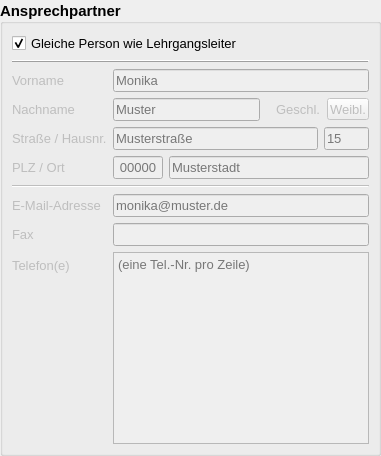
         <widget class="QGroupBox" name="vaContactGroup">
          <property name="font">
           <font>
            <pointsize>11</pointsize>
            <bold>true</bold>
           </font>
          </property>
          <property name="title">
           <string>Ansprechpartner</string>
          </property>
          <property name="alignment">
           <set>Qt::AlignLeading|Qt::AlignLeft|Qt::AlignVCenter</set>
          </property>
          <property name="checkable">
           <bool>false</bool>
          </property>
          <layout class="QVBoxLayout" name="verticalLayout_2">
           <property name="leftMargin">
            <number>0</number>
           </property>
           <property name="topMargin">
            <number>0</number>
           </property>
           <property name="rightMargin">
            <number>0</number>
           </property>
           <property name="bottomMargin">
            <number>0</number>
           </property>
           <item>
            <widget class="QWidget" name="widget_6" native="true">
             <property name="font">
              <font>
               <pointsize>10</pointsize>
               <bold>false</bold>
              </font>
             </property>
             <layout class="QVBoxLayout" name="verticalLayout_4">
              <item>
               <widget class="QCheckBox" name="vaContactSameAsHeadBox">
                <property name="text">
                 <string>Gleiche Person wie Lehrgangsleiter</string>
                </property>
                <property name="checked">
                 <bool>true</bool>
                </property>
               </widget>
              </item>
              <item>
               <widget class="Line" name="line">
                <property name="minimumSize">
                 <size>
                  <width>0</width>
                  <height>0</height>
                 </size>
                </property>
                <property name="frameShadow">
                 <enum>QFrame::Raised</enum>
                </property>
                <property name="orientation">
                 <enum>Qt::Horizontal</enum>
                </property>
               </widget>
              </item>
              <item>
               <widget class="QWidget" name="vaContactDetailsGroup" native="true">
                <property name="enabled">
                 <bool>false</bool>
                </property>
                <layout class="QFormLayout" name="formLayout_4">
                 <property name="leftMargin">
                  <number>0</number>
                 </property>
                 <property name="topMargin">
                  <number>0</number>
                 </property>
                 <property name="rightMargin">
                  <number>0</number>
                 </property>
                 <property name="bottomMargin">
                  <number>0</number>
                 </property>
                 <item row="0" column="0">
                  <widget class="QLabel" name="vaContactNameLbl">
                   <property name="text">
                    <string>Vorname</string>
                   </property>
                  </widget>
                 </item>
                 <item row="0" column="1">
                  <widget class="QLineEdit" name="vaContactNameInput">
                   <property name="placeholderText">
                    <string>Monika</string>
                   </property>
                  </widget>
                 </item>
                 <item row="1" column="0">
                  <widget class="QLabel" name="vaContactSurnameLbl">
                   <property name="text">
                    <string>Nachname</string>
                   </property>
                  </widget>
                 </item>
                 <item row="2" column="0">
                  <widget class="QLabel" name="vaContactStreetNrLbl">
                   <property name="text">
                    <string>Straße / Hausnr.</string>
                   </property>
                  </widget>
                 </item>
                 <item row="3" column="0">
                  <widget class="QLabel" name="vaContactZipCityLbl">
                   <property name="text">
                    <string>PLZ / Ort</string>
                   </property>
                  </widget>
                 </item>
                 <item row="4" column="0" colspan="2">
                  <widget class="Line" name="vaContactLine2">
                   <property name="orientation">
                    <enum>Qt::Horizontal</enum>
                   </property>
                  </widget>
                 </item>
                 <item row="5" column="0">
                  <widget class="QLabel" name="vaContactMailLbl">
                   <property name="text">
                    <string>E-Mail-Adresse</string>
                   </property>
                  </widget>
                 </item>
                 <item row="5" column="1">
                  <widget class="QLineEdit" name="vaContactMailInput">
                   <property name="placeholderText">
                    <string>monika@muster.de</string>
                   </property>
                  </widget>
                 </item>
                 <item row="6" column="0">
                  <widget class="QLabel" name="vaContactFaxLbl">
                   <property name="text">
                    <string>Fax</string>
                   </property>
                  </widget>
                 </item>
                 <item row="6" column="1">
                  <widget class="QLineEdit" name="vaContactFaxInput"/>
                 </item>
                 <item row="7" column="0">
                  <widget class="QLabel" name="vaContactPhoneLbl">
                   <property name="text">
                    <string>Telefon(e)</string>
                   </property>
                  </widget>
                 </item>
                 <item row="7" column="1">
                  <widget class="QTextEdit" name="vaContactPhoneInput">
                   <property name="acceptRichText">
                    <bool>false</bool>
                   </property>
                   <property name="placeholderText">
                    <string>(eine Tel.-Nr. pro Zeile)</string>
                   </property>
                  </widget>
                 </item>
                 <item row="1" column="1">
                  <layout class="QHBoxLayout" name="vaContactSurnameSexGroup">
                   <property name="topMargin">
                    <number>0</number>
                   </property>
                   <item>
                    <widget class="QLineEdit" name="vaContactSurnameInput">
                     <property name="placeholderText">
                      <string>Muster</string>
                     </property>
                    </widget>
                   </item>
                   <item>
                    <spacer name="vaContactSurnameSexSpacer">
                     <property name="orientation">
                      <enum>Qt::Horizontal</enum>
                     </property>
                     <property name="sizeType">
                      <enum>QSizePolicy::Fixed</enum>
                     </property>
                     <property name="sizeHint" stdset="0">
                      <size>
                       <width>10</width>
                       <height>20</height>
                      </size>
                     </property>
                    </spacer>
                   </item>
                   <item>
                    <widget class="QLabel" name="vaContactSexLbl">
                     <property name="text">
                      <string>Geschl.</string>
                     </property>
                    </widget>
                   </item>
                   <item>
                    <widget class="QPushButton" name="vaContactSexInput">
                     <property name="styleSheet">
                      <string notr="true">padding-left: 2px;
padding-right: 2px;
padding-top: 3px;
padding-bottom: 2px;</string>
                     </property>
                     <property name="text">
                      <string>Weibl.</string>
                     </property>
                     <property name="checkable">
                      <bool>true</bool>
                     </property>
                     <property name="default">
                      <bool>false</bool>
                     </property>
                     <property name="flat">
                      <bool>false</bool>
                     </property>
                    </widget>
                   </item>
                  </layout>
                 </item>
                 <item row="2" column="1">
                  <layout class="QHBoxLayout" name="vaContactStreetNrGroup">
                   <property name="topMargin">
                    <number>0</number>
                   </property>
                   <item>
                    <widget class="QLineEdit" name="vaContactStreetInput">
                     <property name="sizePolicy">
                      <sizepolicy hsizetype="Expanding" vsizetype="Fixed">
                       <horstretch>0</horstretch>
                       <verstretch>0</verstretch>
                      </sizepolicy>
                     </property>
                     <property name="placeholderText">
                      <string>Musterstraße</string>
                     </property>
                    </widget>
                   </item>
                   <item>
                    <widget class="QLineEdit" name="vaContactNrInput">
                     <property name="minimumSize">
                      <size>
                       <width>45</width>
                       <height>0</height>
                      </size>
                     </property>
                     <property name="maximumSize">
                      <size>
                       <width>45</width>
                       <height>16777215</height>
                      </size>
                     </property>
                     <property name="placeholderText">
                      <string>15</string>
                     </property>
                    </widget>
                   </item>
                  </layout>
                 </item>
                 <item row="3" column="1">
                  <layout class="QHBoxLayout" name="horizontalLayout_2">
                   <property name="topMargin">
                    <number>0</number>
                   </property>
                   <item>
                    <widget class="QLineEdit" name="vaContactZipInput">
                     <property name="minimumSize">
                      <size>
                       <width>50</width>
                       <height>0</height>
                      </size>
                     </property>
                     <property name="maximumSize">
                      <size>
                       <width>50</width>
                       <height>16777215</height>
                      </size>
                     </property>
                     <property name="inputMask">
                      <string/>
                     </property>
                     <property name="text">
                      <string/>
                     </property>
                     <property name="maxLength">
                      <number>5</number>
                     </property>
                     <property name="alignment">
                      <set>Qt::AlignCenter</set>
                     </property>
                     <property name="placeholderText">
                      <string>00000</string>
                     </property>
                    </widget>
                   </item>
                   <item>
                    <widget class="QLineEdit" name="vaContactCityInput">
                     <property name="placeholderText">
                      <string>Musterstadt</string>
                     </property>
                    </widget>
                   </item>
                  </layout>
                 </item>
                </layout>
               </widget>
              </item>
             </layout>
            </widget>
           </item>
          </layout>
         </widget>
